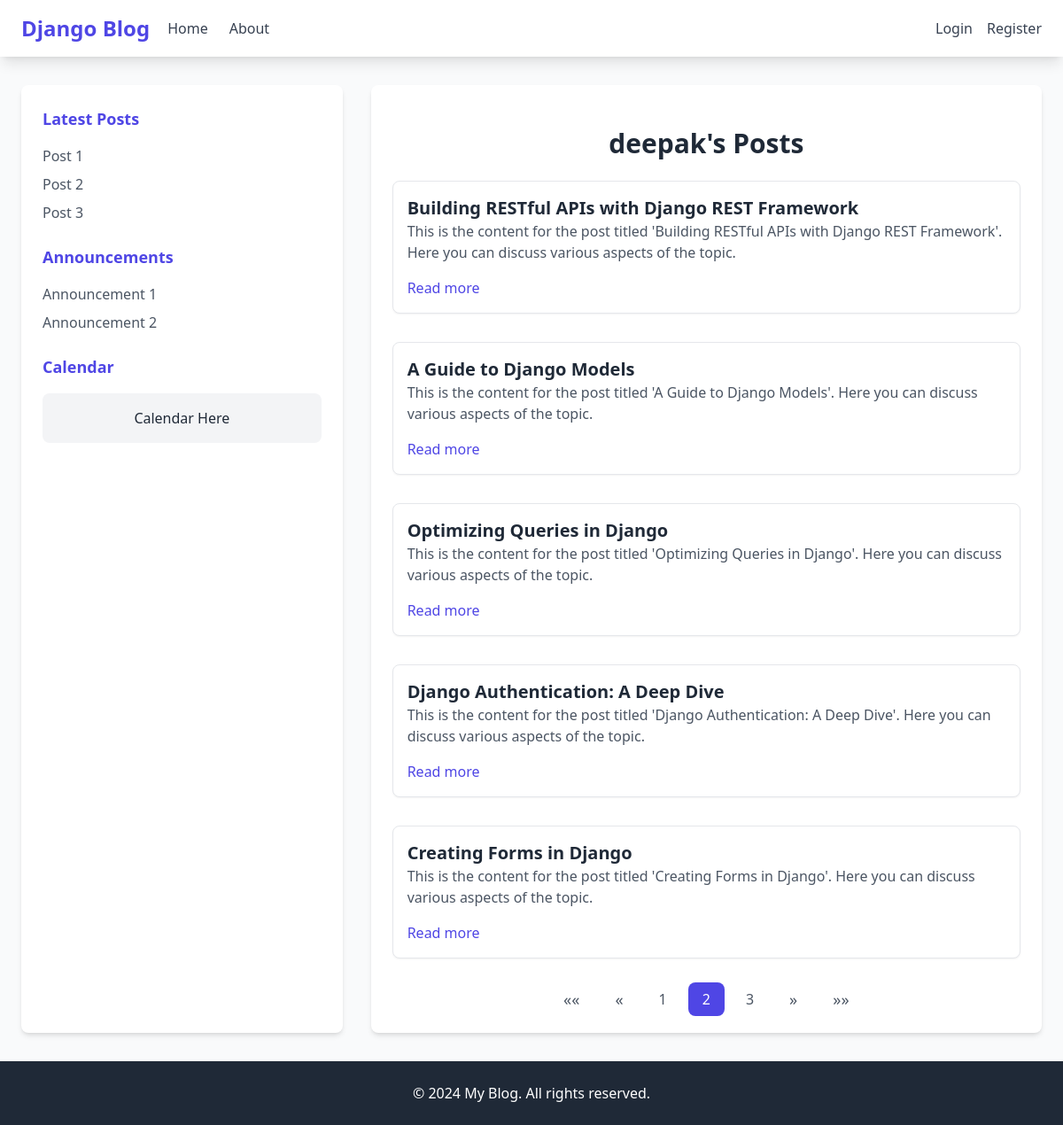
The app's page /author/deepak/?page=2 with its own data.
### post/models.py (models this page shows)
class Article(models.Model):
    title = models.CharField(max_length=255)  # Title of the article
    content = models.TextField()              # Content of the article
    date = models.DateField(default=timezone.now)  # Date of publication
    author = models.ForeignKey(User, on_delete=models.CASCADE)  # Author of the article

### blog/views.py (the view)
# urls.py: path('author/<str:username>/', views.author_posts_view, name='author_posts'),
def author_posts_view(request, username):
    author = get_object_or_404(User, username=username)
    posts = Post.objects.filter(author=author).order_by('-date')
    paginator = Paginator(posts, 5)  # Show 5 posts per page
    page_number = request.GET.get('page')
    posts_page = paginator.get_page(page_number)
    context = {
        'posts': posts_page,
        'author': author,
    }
    return render(request, 'author_posts.html', context)

### templates/author_posts.html (shortened to what this page needs)
{% extends 'base.html' %}
{% block content %}
<div class="container mx-auto mt-6 max-w-4xl">
    <h1 class="text-3xl font-bold text-gray-800 mb-6 text-center">{{ author.username }}'s Posts</h1>
    {% if posts %}
    <div class="grid grid-cols-1 gap-8">
        {% for post in posts %}
        <div class="bg-white shadow-sm border border-gray-200 rounded-lg p-4">
            <h5 class="text-xl font-semibold text-gray-800">{{ post.title }}</h5>
            <p class="text-gray-600">{{ post.content|truncatewords:50 }}</p>
            <div class="mt-4">
                <a href="{% url 'post_detail' post.id %}" class="text-indigo-600 hover:text-indigo-800 font-medium">Read
                    more</a>
            </div>
        </div>
        {% endfor %}
    </div>
    <nav class="flex justify-center mt-8">
        <ul class="flex items-center space-x-2">
            {% if posts.has_previous %}
            <li>
                <a class="py-2 px-4 text-gray-600 hover:bg-gray-200 rounded-lg transition duration-200 text-lg"
                    href="?page=1" aria-label="First">&laquo;&laquo;</a>
            </li>
            <li>
                <a class="py-2 px-4 text-gray-600 hover:bg-gray-200 rounded-lg transition duration-200 text-lg"
                    href="?page={{ posts.previous_page_number }}" aria-label="Previous">&laquo;</a>
            </li>
            {% endif %}
            {% for i in posts.paginator.page_range %}
            {% if posts.number == i %}
            <li>
                <span class="py-2 px-4 bg-indigo-600 text-white rounded-lg">{{ i }}</span>
            </li>
            {% else %}
            <li>
                <a class="py-2 px-4 text-gray-600 hover:bg-gray-100 rounded-lg" href="?page={{ i }}">{{ i }}</a>
            </li>
            {% endif %}
            {% endfor %}
            {% if posts.has_next %}
            <li>
                <a class="py-2 px-4 text-gray-600 hover:bg-gray-200 rounded-lg transition duration-200 text-lg"
                    href="?page={{ posts.next_page_number }}" aria-label="Next">&raquo;</a>
            </li>
            <li>
                <a class="py-2 px-4 text-gray-600 hover:bg-gray-200 rounded-lg transition duration-200 text-lg"
                    href="?page={{ posts.paginator.num_pages }}" aria-label="Last">&raquo;&raquo;</a>
            </li>
            {% endif %}
        </ul>
    </nav>
    {% else %}
    <p class="text-center text-gray-500 mt-4">No posts available for this author at the moment!</p>
    {% endif %}
</div>
{% endblock %}

### templates/base.html (style rules this page uses)
body { display: flex; flex-direction: column; min-height: 100vh; }

### records on screen
Article: title "Building RESTful APIs with Django REST Framework", content "This is the content for the post titled 'Building RESTful APIs with Django REST Framework'. Here you can discuss various aspects of the topic."
Article: title "A Guide to Django Models", content "This is the content for the post titled 'A Guide to Django Models'. Here you can discuss various aspects of the topic."
Article: title "Optimizing Queries in Django", content "This is the content for the post titled 'Optimizing Queries in Django'. Here you can discuss various aspects of the topic."
Article: title "Django Authentication: A Deep Dive", content "This is the content for the post titled 'Django Authentication: A Deep Dive'. Here you can discuss various aspects of the topic."
Article: title "Creating Forms in Django", content "This is the content for the post titled 'Creating Forms in Django'. Here you can discuss various aspects of the topic."

### other values on screen
{{ author.username }} "deepak"
{{ i }} "1" "3"
{{ i }} "2"
